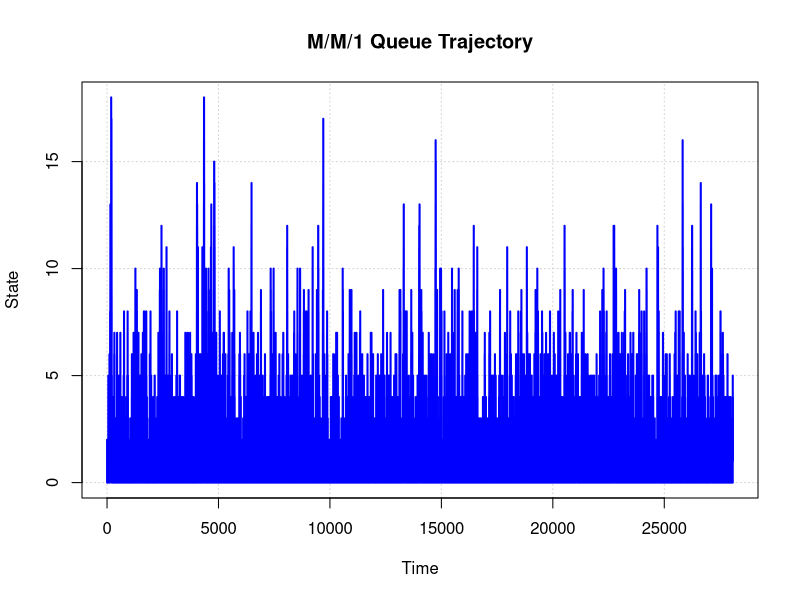

Reproduce this figure in R.
#specifying parameters
lambda <- 1
mu <- 1.5
njumps <- 50000

#defining state and time as vectors
N <- c()
time <- c()

#setting initial values
N[1] <- 1
time[1] <- 0

#specifying seed
set.seed(353332)

#simulating trajectory
i <- 2

repeat  {
  time.birth <- -1/lambda*log(1-runif(1))
  time.death <- -1/mu*log(1-runif(1))

  if(time.birth < time.death | N[i-1]==0) {
    time[i] <- time[i-1] + time.birth - 0.001
  N[i] <- N[i-1]

if(i==2*njumps+2) break
else {
  time[i+1] <- time[i] + 0.001
  N[i+1] <- N[i] + 1
  i <- i+2
     }
  }

  if(time.death < time.birth & N[i-1]!=0) {
    time[i] <- time[i-1] + time.death - 0.001
    N[i] <- N[i-1]

    if(i==2*njumps+2) break
    else {
      time[i+1] <- time[i] + 0.001
      N[i+1] <- N[i] - 1
      i <- i+2
    }
  }
}

#plotting trajectory
plot(time, N, type="l", main="M/M/1 Queue Trajectory", lty=1, lwd=2, col="blue",
     xlab="Time", ylab="State", panel.first=grid())

#rerun with njumps <- 50000
print(mean(N))
